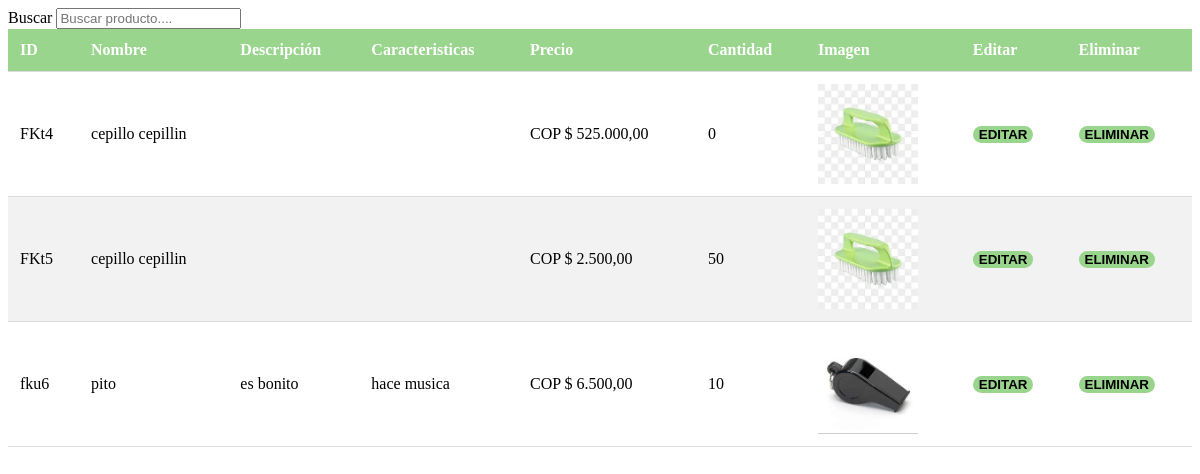
Page /view/adm/seccion-ac-pro.php on the earlier database version.
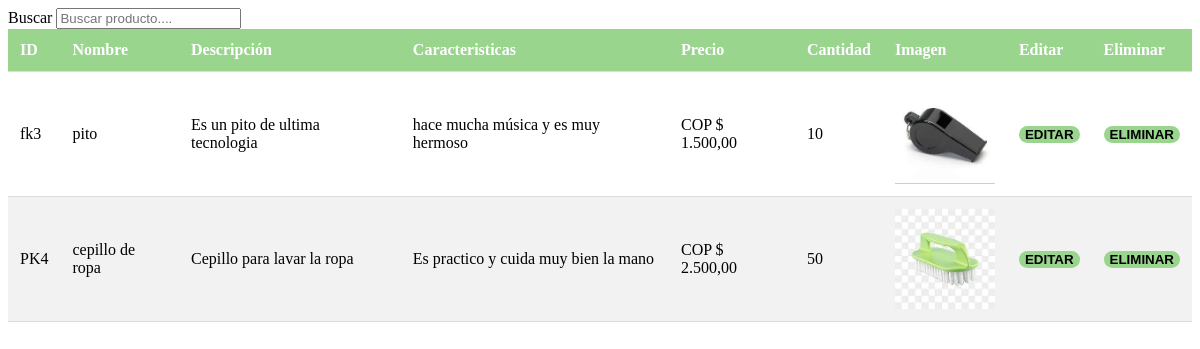
Same page on the later database version.
### tables this page shows
CREATE TABLE `tb_productos` (
  `id_producto` varchar(10) NOT NULL,
  `producto_nombre` varchar(80) DEFAULT NULL,
  `descripcion_producto` varchar(160) DEFAULT NULL,
  `caracteristicas_producto` varchar(500) DEFAULT NULL,
  `cantidades` int(11) DEFAULT NULL,
  `id_ofertas` int(11) DEFAULT NULL,
  `img` varchar(200) DEFAULT NULL,
  `precio` varchar(200) DEFAULT NULL,
  `color` varchar(150) NOT NULL,
  PRIMARY KEY (`id_producto`)
);

### metodos/modelo.php (called while the page is built, shortened)
<?php
class Model {
    public static function sqlMostrarProductos($search = null,$des = null,$categoria = null){
        include("bd-conect/inclucion-bd.php");
        if($des == 1 ){
            $sql = "select * from tb_productos ";
        }
        return $resulatdo = $conexion->query($sql);
    }
}

### cajon/bootstrap/bootstrap.php (called while the page is built, shortened)
<?php
class id{
    public static function encriptar($dato) {
        return base64_encode($dato);
    }
}

### metodos/clas-view.php (the view, shortened to what this page needs)
<?php
class Vista{
    public static function buscarProducto($text = null, $des = null){
        include_once("modelo.php");
        include_once("../../cajon/bootstrap/bootstrap.php");
        $salida = "<div class='table-responsive'>";
        $salida .= "<table class='table table-striped table-hover'>";
        $salida .= "<thead class='thead-dark'><tr>";
        $salida .= "<th scope='col'>ID</th>";
        $salida .= "<th scope='col'>Nombre</th>";
        $salida .= "<th scope='col'>Descripción</th>";
        $salida .= "<th scope='col'>Caracteristicas</th>";
        $salida .= "<th scope='col'>Precio</th>";
        $salida .= "<th scope='col'>Cantidad</th>";
        $salida .= "<th scope='col'>Imagen</th>";
        $salida .= "<th scope='col'>Editar</th>";
        $salida .= "<th scope='col'>Eliminar</th>";
        $salida .= "</tr></thead><tbody>";
        $consulta = Model::sqlMostrarProductos($text,$des);
        while($fila = $consulta->fetch_array()){
            $id = id::encriptar($fila[0]);
            $salida .= "<tr>";
            $salida .= "<td>{$fila[0]}</td>";
            $salida .= "<td>{$fila[1]}</td>";
            $salida .= "<td>{$fila[2]}</td>";
            $salida .= "<td>{$fila[3]}</td>";
            $salida .= "<td>COP $ {$fila[7]}</td>";
            $salida .= "<td>{$fila[4]}</td>";
            $salida .= "<td><img src='{$fila[6]}' alt='Imagen del producto' class='img-fluid img-thumbnail' style='max-width: 100px; height: auto;'></td>";
            $salida .= "<td><a href='admin.php?seccion=edit&data=$id'><button type='button'>Editar</button></a></td>";
            $salida .= "<td><button type='button' onclick='decision(\"{$fila[0]}\")'>Eliminar</button></td>";
            $salida .= "</tr>";
        }
        $salida .= "</tbody></table>";
        $salida .= "</div>";
        return $salida;
    }
}

Differences in the rows shown:
removed tb_productos: id_producto "FKt4", producto_nombre "cepillo cepillin", precio "525.000,00", cantidades "0", img (picture)
removed tb_productos: id_producto "FKt5", producto_nombre "cepillo cepillin", precio "2.500,00", cantidades "50", img (picture)
removed tb_productos: id_producto "fku6", producto_nombre "pito", descripcion_producto "es bonito", caracteristicas_producto "hace musica", precio "6.500,00", cantidades "10", img (picture)
added tb_productos: id_producto "fk3", producto_nombre "pito", descripcion_producto "Es un pito de ultima tecnologia", caracteristicas_producto "hace mucha música y es muy hermoso", precio "1.500,00", cantidades "10", img (picture)
added tb_productos: id_producto "PK4", producto_nombre "cepillo de ropa", descripcion_producto "Cepillo para lavar la ropa", caracteristicas_producto "Es practico y cuida muy bien la mano", precio "2.500,00", cantidades "50", img (picture)
